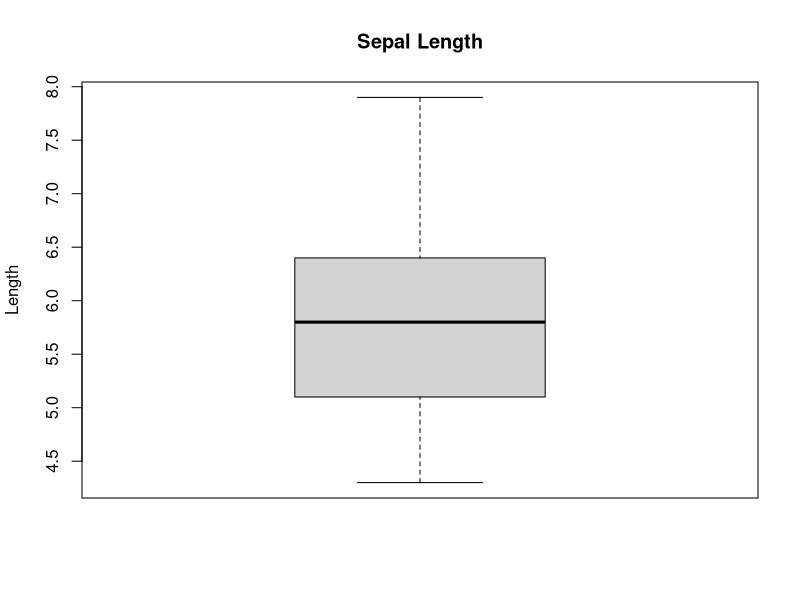
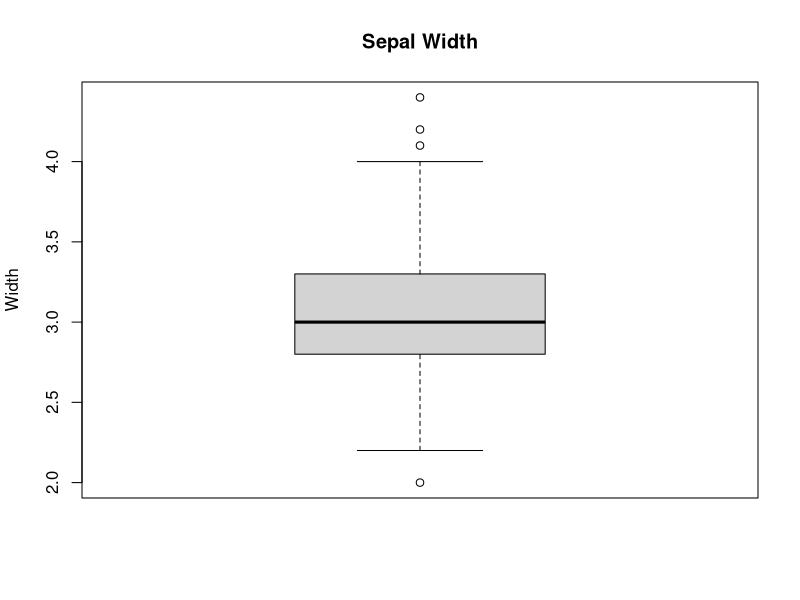
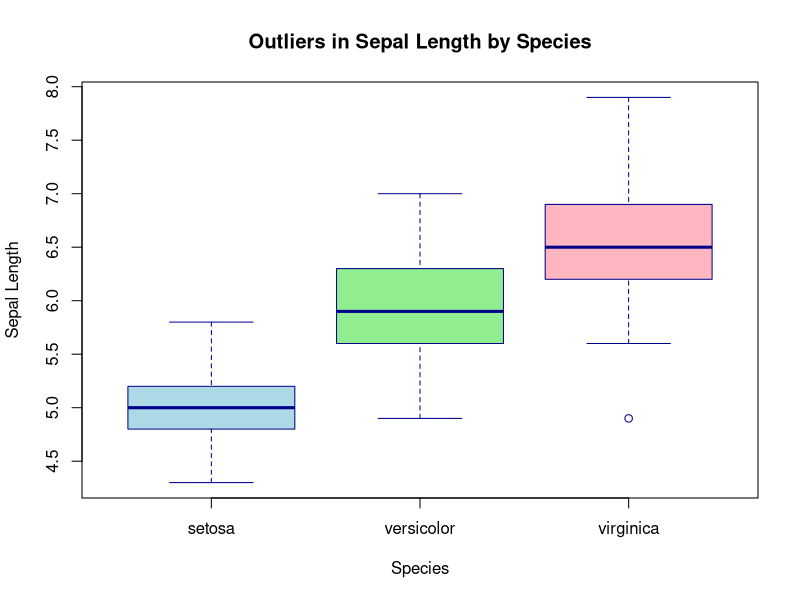

Write R code to recreate these figures, in order.
data(iris)
iris_data <- iris

head(iris_data)
tail(iris_data)
str(iris_data)
dim(iris_data)
names(iris_data)
summary(iris_data)

colSums(is.na(iris_data))
anyNA(iris_data)

sum(duplicated(iris_data))
iris_data[duplicated(iris_data), ]

iris_data$Species <- as.factor(iris_data$Species)
levels(iris_data$Species)
table(iris_data$Species)

boxplot(iris_data$Sepal.Length,
        main="Sepal Length", ylab="Length")

boxplot(iris_data$Sepal.Width,
        main="Sepal Width", ylab="Width")

normalize <- function(x) {
  (x-min(x))/(max(x)-min(x))
}

iris_data$Sepal.Length_N <- normalize(iris_data$Sepal.Length)
iris_data$Sepal.Width_N <- normalize(iris_data$Sepal.Width)
iris_data$Petal.Length_N <- normalize(iris_data$Petal.Length)
iris_data$Petal.Width_N <- normalize(iris_data$Petal.Width)

iris_data$Sepal.Length_Z <- as.numeric(scale(iris_data$Sepal.Length))
iris_data$Sepal.Width_Z <- as.numeric(scale(iris_data$Sepal.Width))
iris_data$Petal.Length_Z <- as.numeric(scale(iris_data$Petal.Length))
iris_data$Petal.Width_Z <- as.numeric(scale(iris_data$Petal.Width))

head(iris_data)

# ---------- Outlier detection (statistical way) ----------
# This version uses base R only, so it works without dlookr / pagedown issues.

# 1. IQR method: values outside Q1 - 1.5*IQR and Q3 + 1.5*IQR
for (col in c("Sepal.Length", "Sepal.Width", "Petal.Length", "Petal.Width")) {
  q1 <- quantile(iris_data[[col]], 0.25, na.rm = TRUE)
  q3 <- quantile(iris_data[[col]], 0.75, na.rm = TRUE)
  iqr <- q3 - q1
  lower <- q1 - 1.5 * iqr
  upper <- q3 + 1.5 * iqr

  outliers <- subset(iris_data, iris_data[[col]] < lower | iris_data[[col]] > upper)
  cat("\nOutliers in", col, ":\n")
  print(outliers[, c("Species", col)])
}

# 2. Z-score method: absolute z-score > 3 is usually an outlier
iris_data$Sepal_Length_Zscore <- abs(scale(iris_data$Sepal.Length))
outlier_z <- subset(iris_data, Sepal_Length_Zscore > 3)
cat("\nOutliers using Z-score (Sepal.Length):\n")
print(outlier_z[, c("Species", "Sepal.Length", "Sepal_Length_Zscore")])

# 3. Boxplot to visually display outliers
boxplot(iris_data$Sepal.Length ~ iris_data$Species,
        main = "Outliers in Sepal Length by Species",
        xlab = "Species",
        ylab = "Sepal Length",
        col = c("lightblue", "lightgreen", "lightpink"),
        border = "darkblue")

# 4. A simple summary table of outlier counts
outlier_summary <- data.frame(
  Column = c("Sepal.Length", "Sepal.Width", "Petal.Length", "Petal.Width"),
  stringsAsFactors = FALSE
)

for (i in seq_len(nrow(outlier_summary))) {
  col <- outlier_summary$Column[i]
  q1 <- quantile(iris_data[[col]], 0.25, na.rm = TRUE)
  q3 <- quantile(iris_data[[col]], 0.75, na.rm = TRUE)
  iqr <- q3 - q1
  lower <- q1 - 1.5 * iqr
  upper <- q3 + 1.5 * iqr
  count <- sum(iris_data[[col]] < lower | iris_data[[col]] > upper, na.rm = TRUE)
  outlier_summary$count[i] <- count
}

cat("\nOutlier counts using IQR method:\n")
print(outlier_summary)
